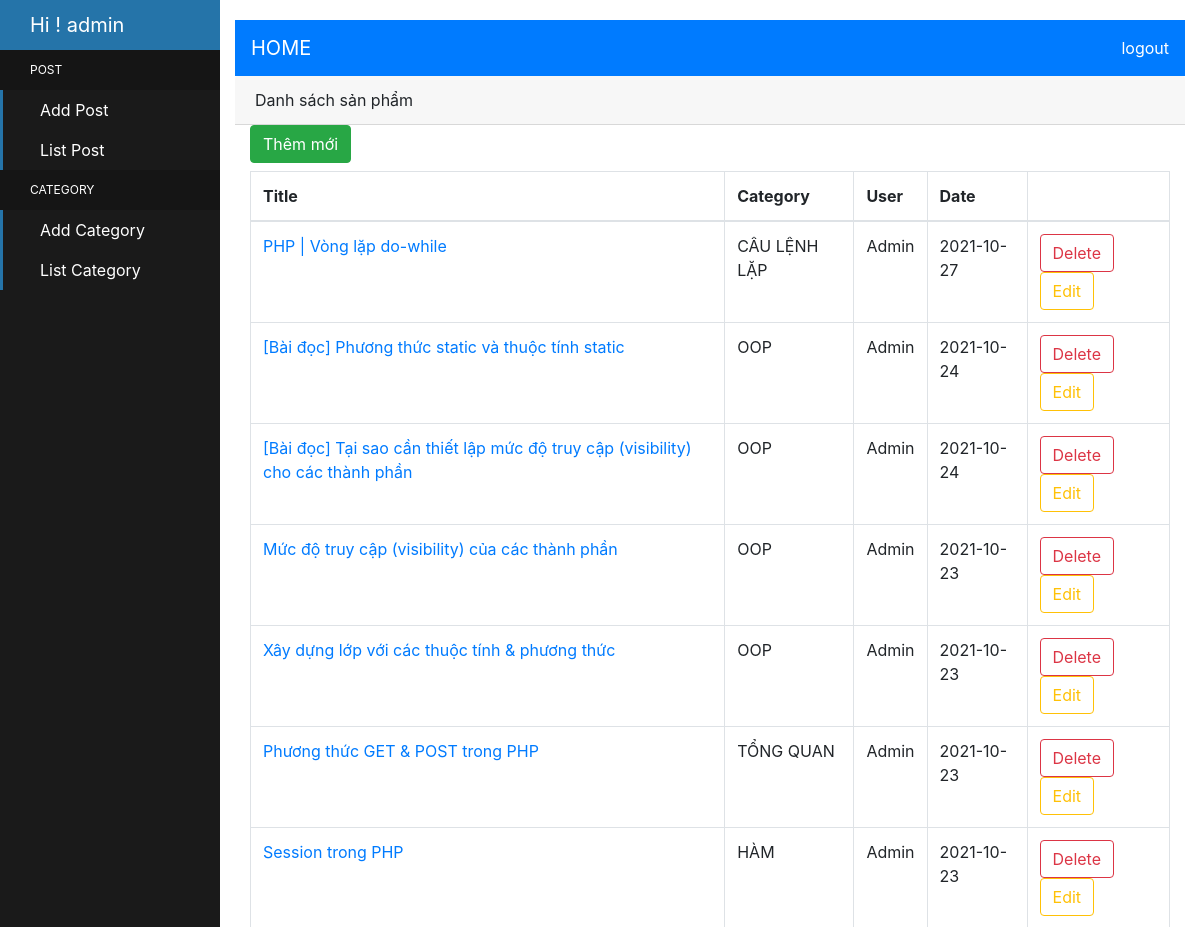
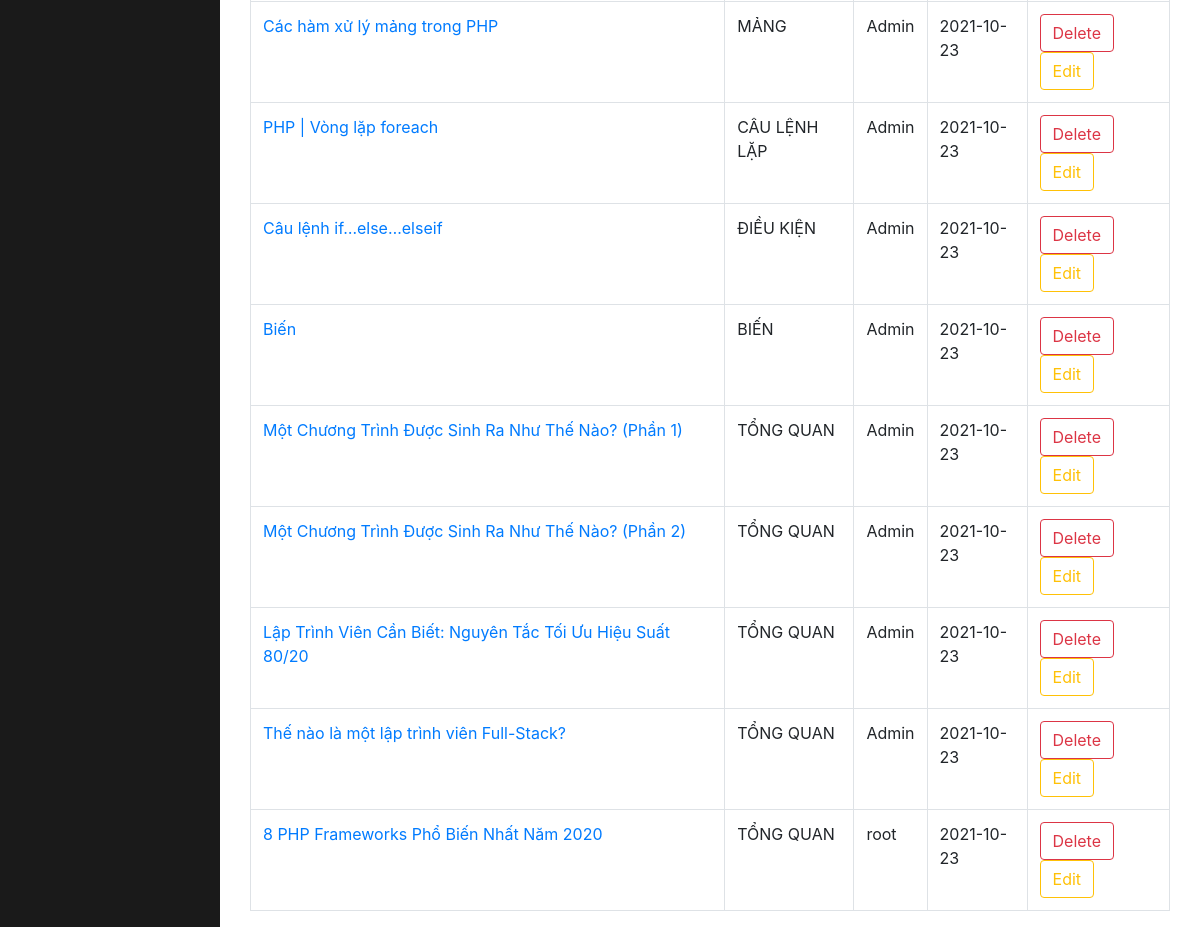
The page /view/admin/index.php (signed in) on the database its author committed (2 pictures, top to bottom).
### tables this page shows
CREATE TABLE `posts` (
  `id` int(11) NOT NULL,
  `title` varchar(500) NOT NULL COMMENT 'tiêu đề bài viết',
  `slug` varchar(500) NOT NULL COMMENT 'tiêu đề không dấu',
  `view_number` int(11) NOT NULL COMMENT 'lượt xem',
  `image` varchar(500) NOT NULL COMMENT 'ảnh',
  `summary` text NOT NULL COMMENT 'tóm tắt',
  `content` longtext NOT NULL COMMENT 'nội dung',
  `category_id` varchar(255) DEFAULT NULL,
  `user_id` varchar(255) DEFAULT NULL,
  `date` date NOT NULL COMMENT 'thời gian đăng'
);

### Controller/PostController.php (called while the page is built, shortened)
<?php
class PostController
{
    public $postDB;
    public function __construct()
    {
        $connection = new DBconnection("root", "");
        $this->postDB = new PostDB($connection->connect());
    }
    public function listPost()
    {
        $n = 1000;
        $posts = $this->postDB->getAll($n);
        include 'listPost.php';
    }
}

### Model/DBconnection.php (called while the page is built, shortened)
<?php
class DBconnection
{
    public $user;
    public $password;
    public function __construct($user, $password)
    {
        $this->user = $user;
        $this->password = $password;
    }
    public function connect()
    {
        try {
            return new PDO("mysql:host=localhost;dbname=blog", $this->user, $this->password);
        } catch (PDOException $PDOException) {
            echo "database error";
            exit();
        }
    }
}

### Model/PostDB.php (called while the page is built, shortened)
<?php
class PostDB
{
    public $connection;
    public function __construct($connection)
    {
        $this->connection = $connection;
    }
    public function getAll()
    {
        $sql = "SELECT * FROM posts ORDER BY id DESC ";
        $stmt = $this->connection->prepare($sql);
        $stmt->execute();
        return $stmt->fetchAll();
    }
}

### View/admin/listPost.php (the view, shortened to what this page needs)
<div>
    <div>
        <div class="card-header">
            Danh sách sản phẩm
        </div>
        <div>
            <div class="col-12">
                <a class="btn btn-success mb-2" href="index.php?page=addPost">Thêm mới</a>
                <table class="table table-bordered">
                    <thead>
                    <tr>
                        <th>Title</th>
                        <th>Category</th>
                        <th>User</th>
                        <th>Date</th>
                        <th></th>
                    </tr>
                    </thead>
                    <tbody>
                    <?php foreach ($posts as $value): ?>
                        <tr>
                            <td>
                                <a href="index.php?page=viewPost&id=<?php echo $value['id']; ?>"><?php echo $value['title']; ?></a>
                            </td>
                            <td><?php echo $value['category_id']; ?></td>
                            <td><?php echo $value['user_id']; ?></td>
                            <td><?php echo $value['date']; ?></td>
                            <td>
                                <a class="btn btn-outline-danger"
                                   href="index.php?page=deletePost&id=<?php echo $value["id"]; ?>">Delete</a>
                                <a class="btn btn-outline-warning"
                                   href="index.php?page=editPost&id=<?php echo $value["id"]; ?>">Edit</a>
                            </td>
                        </tr>
                    <?php endforeach; ?>
                    </tbody>
                </table>
            </div>
        </div>
    </div>
</div>

### rows shown on the page
posts: title "PHP | Vòng lặp do-while", category "CÂU LỆNH LẶP", user "Admin", date "2021-10-27"
posts: title "[Bài đọc] Phương thức static và thuộc tính static", category "OOP", user "Admin", date "2021-10-24"
posts: title "[Bài đọc] Tại sao cần thiết lập mức độ truy cập (visibility) cho các thành phần", category "OOP", user "Admin", date "2021-10-24"
posts: title "Mức độ truy cập (visibility) của các thành phần", category "OOP", user "Admin", date "2021-10-23"
posts: title "Xây dựng lớp với các thuộc tính & phương thức", category "OOP", user "Admin", date "2021-10-23"
posts: title "Phương thức GET & POST trong PHP", category "TỔNG QUAN", user "Admin", date "2021-10-23"
posts: title "Session trong PHP", category "HÀM", user "Admin", date "2021-10-23"
posts: title "Các hàm xử lý mảng trong PHP", category "MẢNG", user "Admin", date "2021-10-23"
posts: title "PHP | Vòng lặp foreach", category "CÂU LỆNH LẶP", user "Admin", date "2021-10-23"
posts: title "Câu lệnh if…else…elseif", category "ĐIỀU KIỆN", user "Admin", date "2021-10-23"
posts: title "Biến", category "BIẾN", user "Admin", date "2021-10-23"
posts: title "Một Chương Trình Được Sinh Ra Như Thế Nào? (Phần 1)", category "TỔNG QUAN", user "Admin", date "2021-10-23"
posts: title "Một Chương Trình Được Sinh Ra Như Thế Nào? (Phần 2)", category "TỔNG QUAN", user "Admin", date "2021-10-23"
posts: title "Lập Trình Viên Cần Biết: Nguyên Tắc Tối Ưu Hiệu Suất 80/20", category "TỔNG QUAN", user "Admin", date "2021-10-23"
posts: title "Thế nào là một lập trình viên Full-Stack?", category "TỔNG QUAN", user "Admin", date "2021-10-23"
posts: title "8 PHP Frameworks Phổ Biến Nhất Năm 2020", category "TỔNG QUAN", user "root", date "2021-10-23"

### other values the page prints
$_SESSION["username"] "admin"
